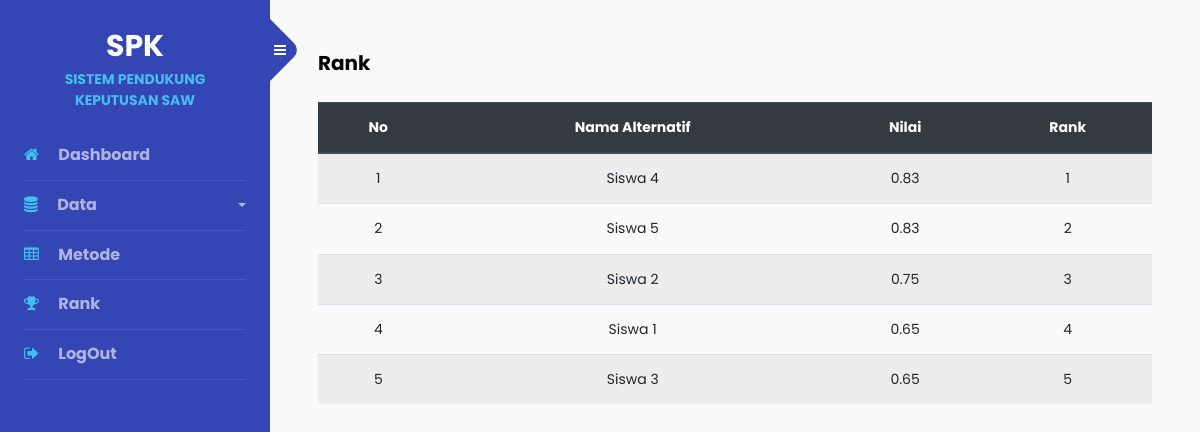
The page /admin/rank.php (signed in) on the database its author committed.
### tables this page shows
CREATE TABLE `tbl_alternatif` (
  `id_alternatif` int(11) NOT NULL,
  `nama_alternatif` varchar(30) NOT NULL,
  `nilai_moora` double NOT NULL,
  `rangking` int(11) NOT NULL
);

### admin/rank.php (the view, shortened to what this page needs)
<?php
include 'header.php';
$da = "SELECT * FROM tbl_alternatif ORDER BY nilai_moora DESC";
$s = $conn->query($da);
$rank = 1;
while ($aa = $s->fetch_assoc()) {
    $id_alternatif = $aa['id_alternatif'];
    $sim = "UPDATE tbl_alternatif SET rangking ='$rank' WHERE id_alternatif = '$id_alternatif'";
    $conn->query($sim);
    $rank++;
}
?>
<h5 class="mb-4 font-weight-bolder">Rank</h5>
<table class="table table-striped">
    <thead class="thead-dark">
        <tr>
            <th class="text-center">No</th>
            <th class="text-center">Nama Alternatif</th>
            <th class="text-center">Nilai</th>
            <th class="text-center">Rank</th>
        </tr>
    </thead>
    <?php
    $sql = "SELECT * FROM tbl_alternatif ORDER BY rangking";
    $stm = $conn->query($sql);
    $no = 1;
    while ($a = $stm->fetch_assoc()) { ?>
        <tr>
            <td class="text-center"><?= $no++ ?></td>
            <td class="text-center"><?= $a['nama_alternatif'] ?></td>
            <td class="text-center"><?= number_format($a['nilai_moora'], 2) ?></td>
            <td class="text-center"><?= $a['rangking'] ?></td>
        </tr>
    <?php } ?>
</table>

### rows shown on the page
tbl_alternatif: nama_alternatif "Siswa 4", nilai_moora "0.83", rangking "1"
tbl_alternatif: nama_alternatif "Siswa 5", nilai_moora "0.83", rangking "2"
tbl_alternatif: nama_alternatif "Siswa 2", nilai_moora "0.75", rangking "3"
tbl_alternatif: nama_alternatif "Siswa 1", nilai_moora "0.65", rangking "4"
tbl_alternatif: nama_alternatif "Siswa 3", nilai_moora "0.65", rangking "5"
